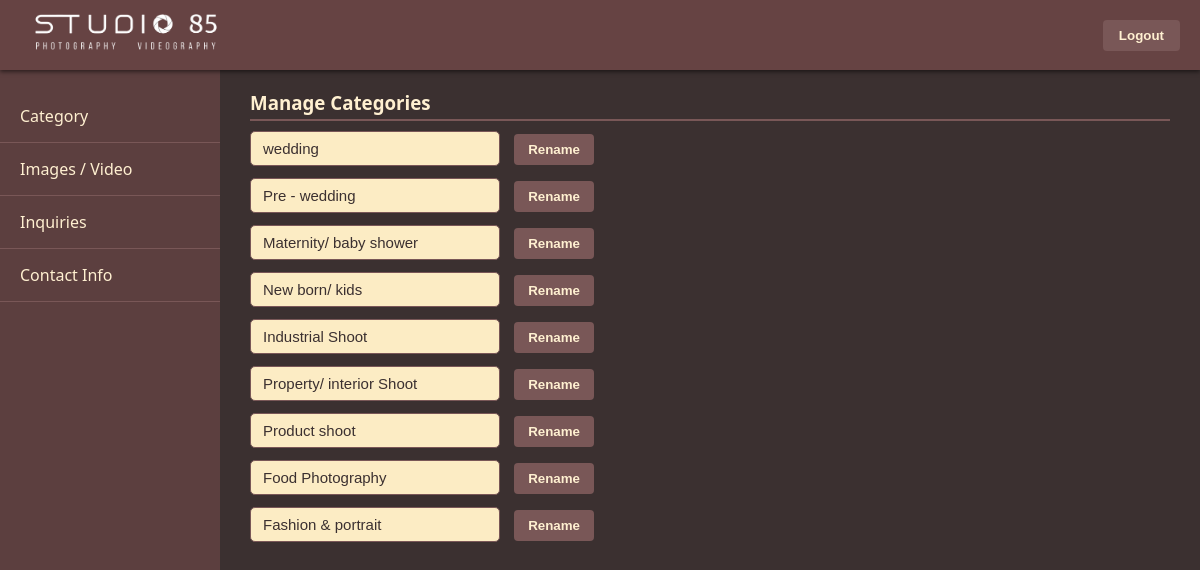
/admin-dashboard/ (signed in), run on the app's committed database.
### main/models.py (models this page shows, shortened)
class Service(models.Model):
    name = models.CharField(max_length=100)
    caption = models.CharField(max_length=255, blank=True, null=True)  # 👈 Add this

### main/views.py (the view)
# urls.py: path('admin-dashboard/', views.admin_dashboard, name='admin_dashboard'),
def admin_dashboard(request):
    if not request.session.get('admin_logged_in'):
        return redirect('admin_login')
    services = Service.objects.all()
    inquiries = ContactMessage.objects.all().order_by('-created_at')
    contact_info, created = StudioContact.objects.get_or_create(pk=1)
    if request.method == 'POST' and 'update_contact' in request.POST:
        contact_form = StudioContactForm(request.POST, instance=contact_info)
        if contact_form.is_valid():
            contact_form.save()
            messages.success(request, "Studio contact information updated successfully.")
            return redirect('admin_dashboard')
    else:
        contact_form = StudioContactForm(instance=contact_info)
    return render(request, 'admin_dashboard.html', {
        'services': services,
        'inquiries': inquiries,
        'contact_form': contact_form,
    })

### main/forms.py
class StudioContactForm(forms.ModelForm):
    class Meta:
        model = StudioContact
        fields = ['address', 'email', 'phone', 'extra_phone', 'hours']

### main/context_processors.py (called while the page is built)
def services_list(request):
    return {
        'services': Service.objects.all()
    }

### main/templates/admin_dashboard.html (shortened to what this page needs)
{% load static %}
<!DOCTYPE html>
<html lang="en">
<head>
</head>
<body>
  <div class="topbar">
    <div class="logo">
      <img src="{% static 'main/images/logo.png' %}" alt="Logo">
    </div>
    <form method="POST" action="{% url 'admin_logout' %}">
      <button type="submit" class="logout-btn">Logout</button>
    </form>
  </div>
  <div class="sidebar" id="sidebar">
    <a href="?section=category">Category</a>
    <a href="?section=media">Images / Video</a>
    <a href="?section=inquiries">Inquiries</a>
    <a href="?section=studio-contact">Contact Info</a>
  </div>
  <div class="content">
    <div id="category" class="section">
      <h3 style="margin-bottom: 10px;">Manage Categories</h3>
      {% for service in services %}
      <div class="category-row">
        <form method="POST" action="{% url 'rename_service' service.id %}">
          <input type="text" name="new_name" value="{{ service.name }}" class="category-input">
          <button type="submit" class="rename-btn">Rename</button>
        </form>
      </div>
      {% endfor %}
    </div>
  </div>
</body>
</html>

### main/templates/admin_dashboard.html (style rules this page uses)
* { margin: 0; padding: 0; box-sizing: border-box; }
body { font-family: 'Segoe UI', sans-serif; background-color: #3B3030; color: #FFF0D1; padding-top: 60px; display: flex; flex-direction: row; }
.topbar { position: fixed; top: 0; left: 0; right: 0; height: 70px; background-color: #664343; display: flex; justify-content: space-between; align-items: center; padding: 0 20px; z-index: 1000; box-shadow: 0 2px 4px rgba(0, 0, 0, 0.5); }
.topbar .logo img { height: 60px !important; }
.logout-btn { background-color: #795757; color: #FFF0D1; padding: 8px 16px; border: none; cursor: pointer; font-weight: bold; border-radius: 4px; }
.sidebar { width: 220px; background-color: #5C3F3F; padding-top: 20px; position: fixed; top: 70px; bottom: 0; left: 0; transition: left 0.3s ease; }
.sidebar a { display: block; padding: 15px 20px; color: #FFF0D1; text-decoration: none; border-bottom: 1px solid #795757; }
.content { margin-left: 220px; padding: 30px; flex: 1; transition: margin-left 0.3s ease; }
.section { display: none; }
.section.active { display: block; }
form button { padding: 8px 16px; background: #795757; color: white; border: none; cursor: pointer; }
.category-row { margin-bottom: 12px; }
.category-input { width: 250px; padding: 8px 12px; border: 1px solid #795757; border-radius: 5px; background-color: #fcecc4; color: #3B3030; font-size: 15px; margin-right: 10px; }
.rename-btn { padding: 8px 14px; background-color: #795757; color: #FFF0D1; border: none; border-radius: 4px; font-weight: bold; cursor: pointer; transition: background 0.3s ease; }
.topbar .logo img { height: 40px; object-fit: contain; }
h3, h4, h5 { margin-bottom: 10px; color: #FFF0D1; border-bottom: 2px solid #795757; padding-bottom: 4px; }

### data on the page
Service: new_name "wedding"
Service: new_name "Pre - wedding"
Service: new_name "Maternity/ baby shower"
Service: new_name "New born/ kids"
Service: new_name "Industrial Shoot"
Service: new_name "Property/ interior Shoot"
Service: new_name "Product shoot"
Service: new_name "Food Photography"
Service: new_name "Fashion & portrait"
